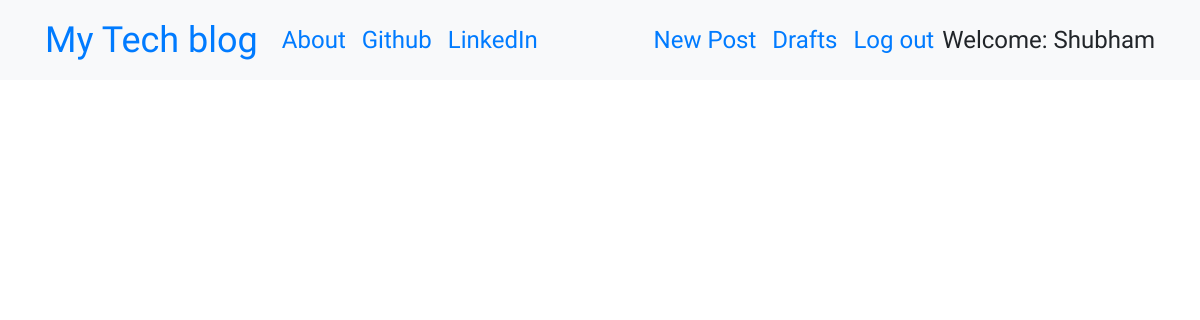
Page /drafts/ (signed in) on the earlier database version.
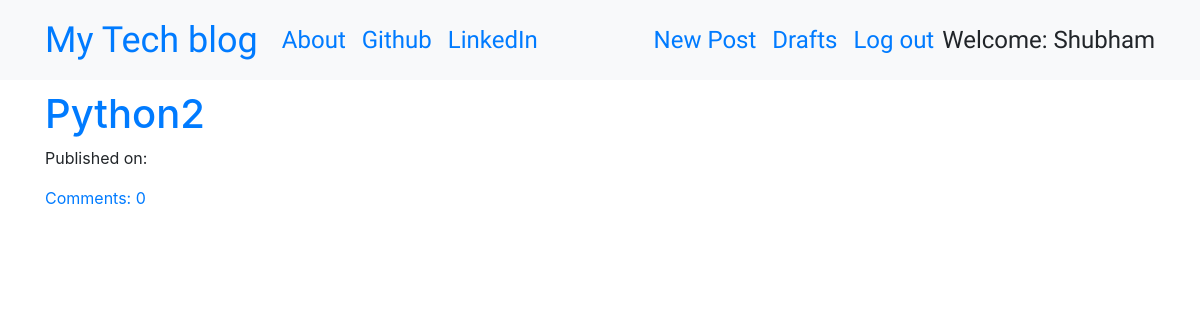
Same page on the later database version.
### home/models.py (models this page shows, shortened)
class Post(models.Model):
    author = models.ForeignKey('auth.User',on_delete=models.CASCADE)
    title = models.CharField(max_length=200)
    text = models.TextField()
    created_date = models.DateTimeField(default=timezone.now)
    published_date = models.DateTimeField(blank=True, null=True)
    def approve_comments(self):
        return self.comments.filter(approved_comment=True)

### home/views.py (the view)
# urls.py: path('drafts/', views.DraftListView.as_view(), name='post_draft_list'),
class DraftListView(LoginRequiredMixin,ListView):
    login_url = '/login/'
    redirect_field_name = 'home/post_draft_list.html'
    model = Post
    def get_queryset(self):
        return Post.objects.filter(published_date__isnull=True).order_by('created_date')

### templates/home/post_list.html
{% extends 'base/base-template.html' %}
{% block content %}
<div class="centerstage">
    {% for post in post_list %}
        <div class="post">
            <h1><a href="{% url 'post_detail' pk=post.pk %}">{{ post.title }}</a></h1>
            <div class="date">
                <p>Published on: {{ post.published_date|date:"D M Y"}}</p>
            </div>
            <a href="{% url 'post_detail' pk=post.pk %}">Comments: {{ post.approve_comments.count }}</a>
        </div>
    {% endfor %}
</div>
{% endblock %}

Differences in the rows shown:
added Post: title "Python2", approve_comments.count "0"
